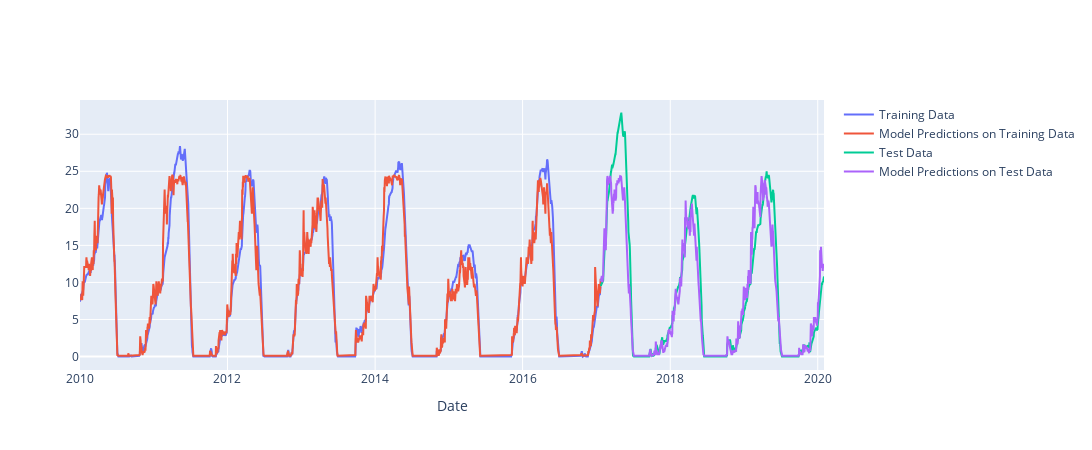
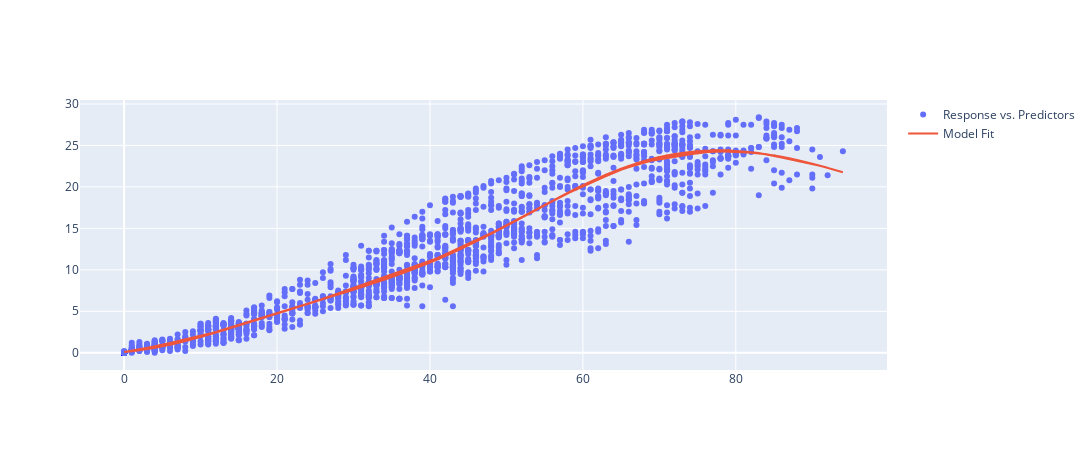

These figures' notebook cell, in order:
### Code cell
apple.check_model('01/01/2010','02/01/2020', 'SVM', 0.3)

### Figure 1 — Plotly figure (JSON) as saved in the notebook; plotly's stock layout.template omitted (floating-point values rounded to 4 significant figures; data arrays with more than 128 entries replaced by an {"elided": "..."} marker saying what was removed)
{"data": [{"mode": "lines", "name": "Training Data", "type": "scatter", "x": {"elided": "2578 str values"}, "y": {"elided": "2578 float values"}}, {"mode": "lines", "name": "Model Predictions on Training Data", "type": "scatter", "x": {"elided": "2578 str values"}, "y": {"elided": "2578 float values"}}, {"mode": "lines", "name": "Test Data", "type": "scatter", "x": {"elided": "1106 str values"}, "y": {"elided": "1106 float values"}}, {"mode": "lines", "name": "Model Predictions on Test Data", "type": "scatter", "x": {"elided": "1106 str values"}, "y": {"elided": "1106 float values"}}], "layout": {"height": 450, "showlegend": true, "width": 1200, "xaxis": {"title": {"text": "Date"}}}}

### Figure 2 — Plotly figure (JSON) as saved in the notebook; plotly's stock layout.template omitted (floating-point values rounded to 4 significant figures; data arrays with more than 128 entries replaced by an {"elided": "..."} marker saying what was removed)
{"data": [{"hovertext": {"elided": "2578 str values"}, "mode": "markers", "name": "Response vs. Predictors", "type": "scatter", "x": {"elided": "2578 int values"}, "y": {"elided": "2578 float values"}}, {"hovertext": {"elided": "2578 str values"}, "mode": "lines", "name": "Model Fit", "type": "scatter", "x": {"elided": "2578 int values"}, "y": {"elided": "2578 float values"}}], "layout": {"height": 450, "showlegend": true, "width": 1200}}
